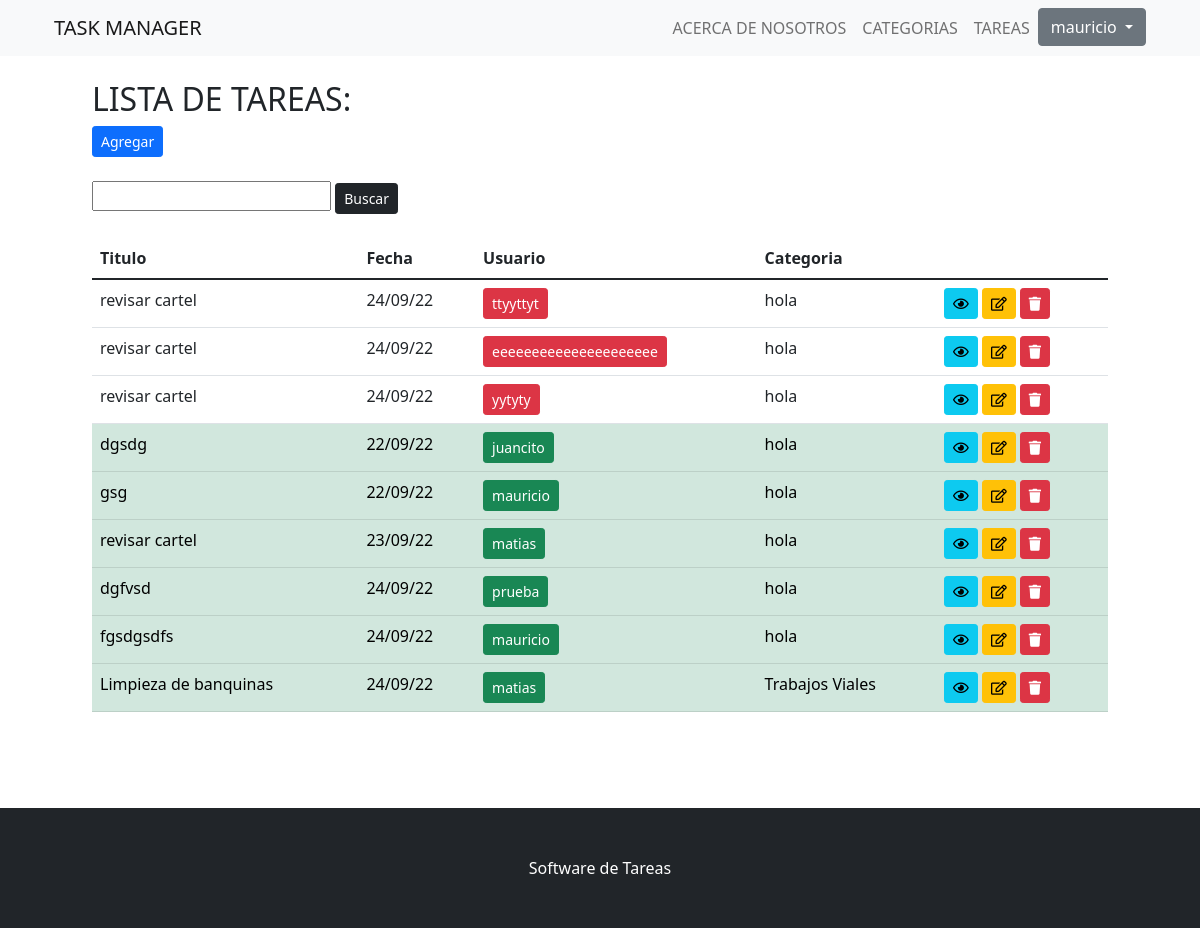
/tareas/ (signed in), run on an earlier commit of the app's database.
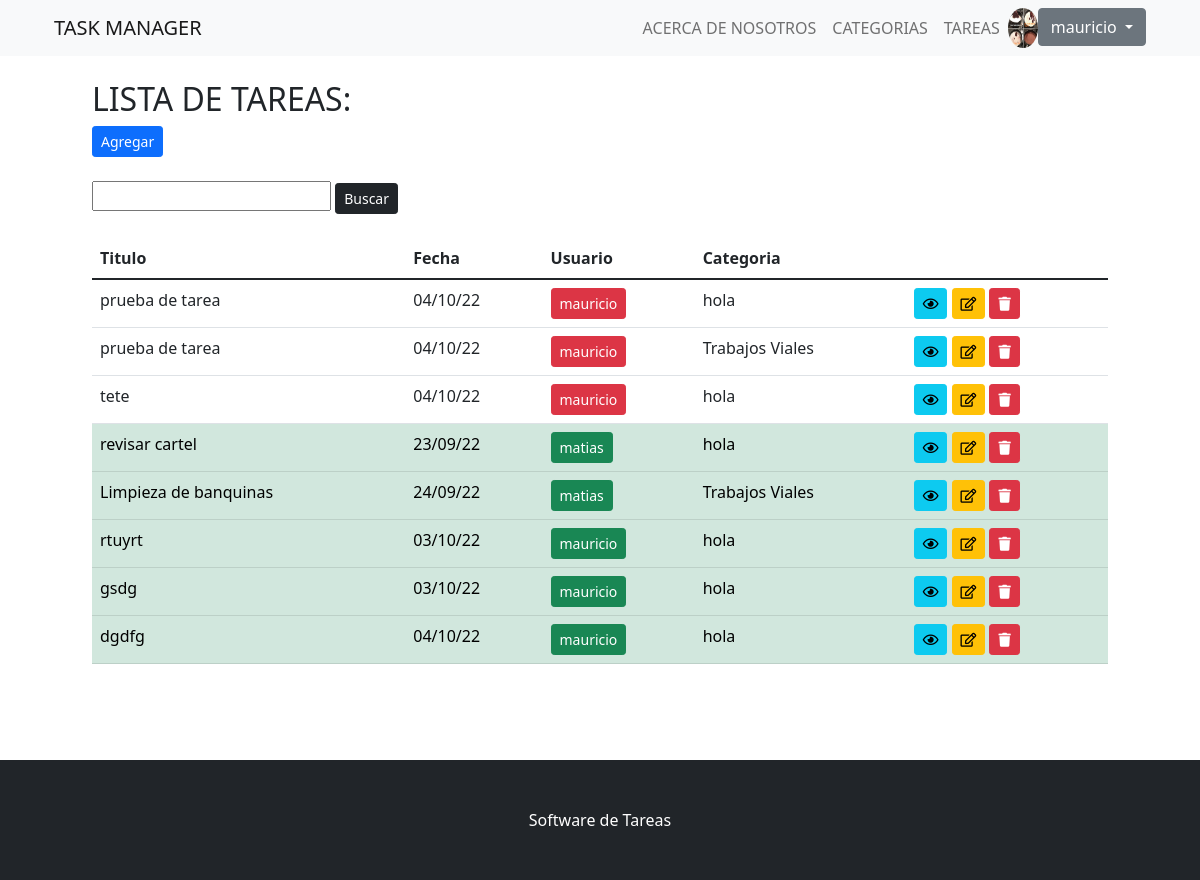
And on a later commit of the database.
### app_tareas/models.py (models this page shows, shortened)
class Tarea(models.Model):
    usuario = models.ForeignKey(User,null=False, on_delete=models.CASCADE)
    titulo = models.CharField(max_length=200,null=False)
    descripcion = models.TextField(null=False)
    completo = models.BooleanField(default=False)
    creado = models.DateTimeField(auto_now_add=True)
    categoria = models.ForeignKey(Categoria,null=False,on_delete=models.PROTECT)
    class Meta:
        ordering = ['completo']

class Categoria(models.Model):
    descripcion = models.CharField(max_length=100)
    def __str__(self):
        return self.descripcion

class Avatar(models.Model):
    user = models.OneToOneField(User, on_delete= models.CASCADE, null=True)
    imagen = models.ImageField(upload_to= 'avatares', null= True, blank = True)

### app_tareas/views.py (the view)
# urls.py: path('tareas/', ListaTareas.as_view(), name ='tareas'),
class ListaTareas(LoginRequiredMixin, ListView):
    model = Tarea
    context_object_name = 'tareas'
    template_name = 'app_tareas/tareas/lista_tareas.html'
    def get_context_data(self, **kwargs):
        context = super().get_context_data(**kwargs)
        valor_buscado = self.request.GET.get('buscar') or ''
        if valor_buscado:
            context['tareas'] = context['tareas'].filter(titulo__icontains=valor_buscado)
        context['valor_buscado'] =  valor_buscado
        return context

### app_tareas/templates/app_tareas/tareas/lista_tareas.html (shortened to what this page needs)
{% extends 'app_tareas/plantilla_base.html' %}
{% block contenido %}
<div class = 'container'>
    <h2>LISTA DE TAREAS:</h2>
    <a href="{% url 'crear_tarea' %}" class="btn btn-primary btn-sm">Agregar</a>
</div>
<br>
<div class="container">
    <form action="" method="GET">
        <input type="text" name="buscar" value = "{{valor_buscado}}">
        <input type="submit" value="Buscar" class="btn btn-dark btn-sm">
    </form>
</div>
<br>
<div class ='container'>
    <div class = 'row'>
        <div class = 'col'>
            <table class = 'table table-hover table-responsive-sm overflow-y: hidden'>
                <thead>
                    <tr>
                        <th>Titulo</th>
                        <th>Fecha</th>
                        <th>Usuario</th>
                        <th>Categoria</th>
                        <th></th>
                    </tr>
                </thead>
                <tbody>
                    {% for i in tareas %}
                    <tr>
                        {% if i.completo %}
                            <td class="table-success">{{i.titulo}}</td>
                            <td class="table-success">{{i.creado|date:"d/m/y"}}</td>
                            <td class="table-success"><a href="{% url 'tarea_usuario' i.usuario_id %}" class="btn btn-success btn-sm">{{i.usuario}}</a></td>
                            <td class="table-success">{{i.categoria}}</td>
                            <td class="table-success"><a id = visualizar href="{% url 'tarea' i.id %}" class="btn  btn-info btn-sm"><i class="far fa-eye"></i></a>
                            <a id = editar href="{% url 'editar_tarea' i.id %}" class="btn btn-warning btn-sm"><i class="far fa-edit"></i></a>
                            <a id = eliminar href="{% url 'eliminar_tarea' i.id %}" class="btn btn-danger btn-sm"><i class="fas fa-trash"></i></a></td>
                        {% else %}
                            <td>{{i.titulo}}</td>
                            <td>{{i.creado|date:"d/m/y"}}</td>
                            <td><a href="{% url 'tarea_usuario' i.usuario_id %}" class="btn btn-danger btn-sm">{{i.usuario}}</a></td>
                            <td>{{i.categoria}}</td>
                            <td><a id = visualizar href="{% url 'tarea' i.id %}" class="btn  btn-info btn-sm"><i class="far fa-eye"></i></a>
                            <a  id = editar href="{% url 'editar_tarea' i.id %}" class="btn btn-warning btn-sm"><i class="far fa-edit"></i></a>
                            <a  id = eliminar href="{% url 'eliminar_tarea' i.id %}" class="btn btn-danger btn-sm"><i class="fas fa-trash"></i></a></td>
                        {% endif %}
                    </tr>
                    {% empty %}
                    <h3> No hay elementos en esta lista </h3>
                    {% endfor %}
                </tbody>
            </table>
        </div>
    </div>
</div>
{% endblock contenido %}

### app_tareas/templates/app_tareas/plantilla_base.html (shortened to what this page needs)
<!DOCTYPE html>
<html lang="en">
    <head>
        <link rel="stylesheet" href="https://cdnjs.cloudflare.com/ajax/libs/font-awesome/5.15.4/css/all.min.css">
        {% load static %}
        <link href="{% static 'app_tareas/css/styles.css' %}" rel="stylesheet" />
    </head>
    <body id="page-top">
        <nav class="navbar navbar-expand-lg navbar-light bg-light fixed-top" id="mainNav">
            <div class="container px-4">
                <a class="navbar-brand" href="{% url 'home' %}">TASK MANAGER</a>
                <div class="collapse navbar-collapse" id="navbarResponsive">
                    <ul class="navbar-nav ms-auto">
                        <li class="nav-item"><a class="nav-link" href="{% url 'about' %}">ACERCA DE NOSOTROS</a></li>
                        <li class="nav-item"><a class="nav-link" href="{% url 'categorias' %}">CATEGORIAS</a></li>
                        <li class="nav-item"><a class="nav-link" href="{% url 'tareas' %}">TAREAS</a></li>
                        {% if user.is_authenticated %}
                            {% if user.avatar%}
                        <img src="{{ user.avatar.imagen.url }}" style="width: 30px; height; 30px; border-radius: 100%;" />
                            {% endif %}
                            <div class="dropdown">
                                <button class="btn btn-secondary dropdown-toggle" type="button" id="dropdownMenuButton1" data-bs-toggle="dropdown" aria-expanded="false">
                                {{ user.username }}
                                </button>
                            </div>
                        {% else %}
                        <li class="nav-item"><a class="btn btn-success btn-sm" style="margin: 5px;" href="{% url 'login' %}">INICIAR SESION</a></li>
                        <li class="nav-item"><a class="btn btn-primary btn-sm"  style="margin: 5px;" href="{% url 'registro' %}">REGISTRARSE</a></li>
                        {% endif %}
                    </ul>
                </div>
            </div>
        </nav>
        <section style="padding:80px;">
            {% block contenido %}
            {% endblock contenido %}
        </section>
        <footer class="py-5 bg-dark">
            <div class="container px-4"><p class="m-0 text-center text-white">Software de Tareas</p></div>
        </footer>
    </body>
</html>

What changed in the data, as far as the page shows it:
removed Tarea: titulo "revisar cartel", creado "24/09/22", usuario "ttyyttyt", categoria "hola"
removed Tarea: titulo "revisar cartel", creado "24/09/22", usuario "eeeeeeeeeeeeeeeeeeeee", categoria "hola"
removed Tarea: titulo "revisar cartel", creado "24/09/22", usuario "yytyty", categoria "hola"
removed Tarea: titulo "dgsdg", creado "22/09/22", usuario "juancito", categoria "hola"
removed Tarea: titulo "gsg", creado "22/09/22", usuario "mauricio", categoria "hola"
removed Tarea: titulo "dgfvsd", creado "24/09/22", usuario "prueba", categoria "hola"
removed Tarea: titulo "fgsdgsdfs", creado "24/09/22", usuario "mauricio", categoria "hola"
added Tarea: titulo "prueba de tarea", creado "04/10/22", usuario "mauricio", categoria "hola"
added Tarea: titulo "prueba de tarea", creado "04/10/22", usuario "mauricio", categoria "Trabajos Viales"
added Tarea: titulo "tete", creado "04/10/22", usuario "mauricio", categoria "hola"
added Tarea: titulo "rtuyrt", creado "03/10/22", usuario "mauricio", categoria "hola"
added Tarea: titulo "gsdg", creado "03/10/22", usuario "mauricio", categoria "hola"
added Tarea: titulo "dgdfg", creado "04/10/22", usuario "mauricio", categoria "hola"
